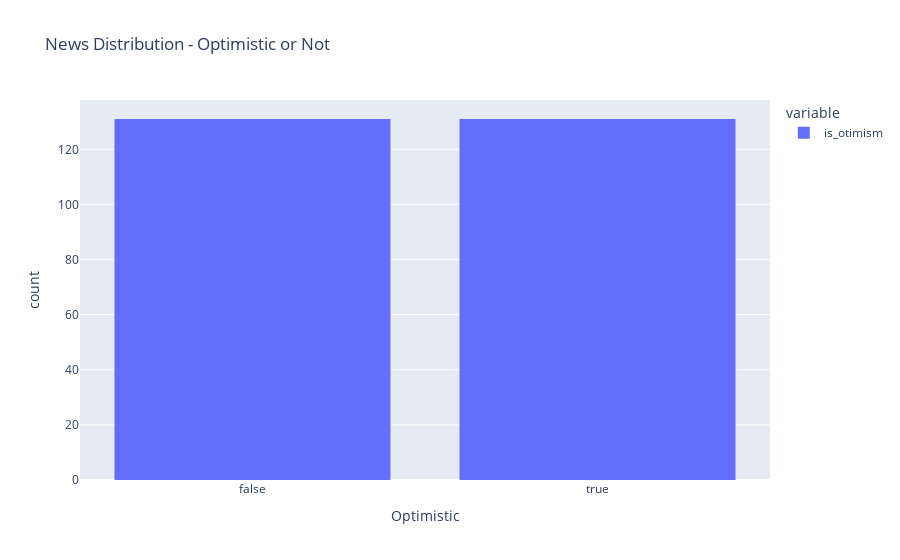

The notebook cell this image was saved under:
### Code cell
fig = px.histogram(Y_Over.astype(bool), title='News Distribution - Optimistic or Not', labels={'value': 'Optimistic'})
fig.show()

### Figure 1 — Plotly figure (JSON) as saved in the notebook; plotly's stock layout.template omitted (floating-point values rounded to 4 significant figures; data arrays with more than 128 entries replaced by an {"elided": "..."} marker saying what was removed)
{"data": [{"bingroup": "x", "hovertemplate": "variable=is_otimism<br>Optimistic=%{x}<br>count=%{y}<extra></extra>", "legendgroup": "is_otimism", "marker": {"color": "#636efa", "pattern": {"shape": ""}}, "name": "is_otimism", "orientation": "v", "showlegend": true, "type": "histogram", "x": {"elided": "262 bool values"}, "xaxis": "x", "yaxis": "y"}], "layout": {"barmode": "relative", "legend": {"title": {"text": "variable"}, "tracegroupgap": 0}, "title": {"text": "News Distribution - Optimistic or Not"}, "xaxis": {"anchor": "y", "domain": [0, 1], "title": {"text": "Optimistic"}}, "yaxis": {"anchor": "x", "domain": [0, 1], "title": {"text": "count"}}}}
